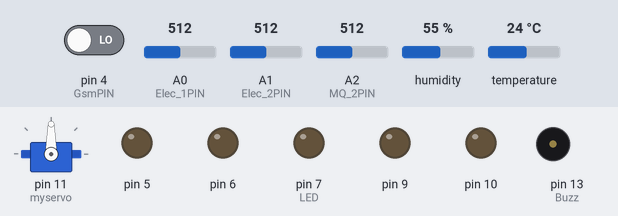
Simulated run of this sketch. Board: Arduino Uno, built with avr-gcc and run on an emulated ATmega328P. Shown: servo, output pins drawn as LEDs (lit = HIGH), buzzer (waves = sounding, pin HIGH). The inputs (shaded band) are chosen by the test bench; at power-on: humidity 55 %, A0 (Elec_1PIN) = 512, A1 (Elec_2PIN) = 512, A2 (MQ_2PIN) = 512, temperature 24 °C, pin 4 (GsmPIN) LOW. What the sketch prints to the serial monitor is not drawn.

Above: at 0.1 s.
At 2.2 s:
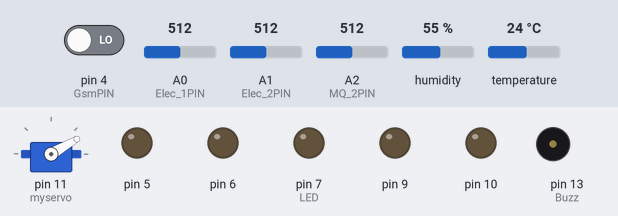
2.3 s: humidity set to 22 %
4.5 s: A0 (Elec_1PIN) set to 716
7.4 s: A1 (Elec_2PIN) set to 716
10.4 s: A2 (MQ_2PIN) set to 716
16.4 s: temperature set to 12 °C
At 61.7 s:
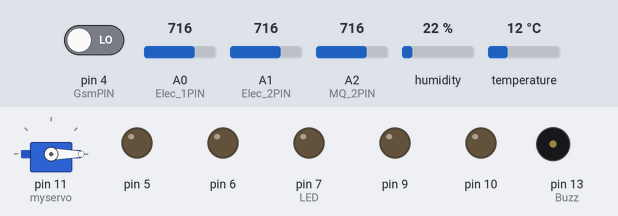
Timing chart, 0 to 63.9 s (numbered marks = the images above; inputs shaded):
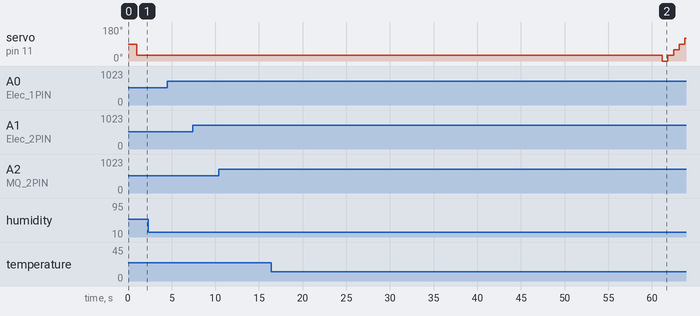

The sketch:

Uart.ino
```cpp
#include <MsTimer2.h> //定时器库的 头文件
#include <SoftwareSerial.h>
#include <dht11.h>          //引用dht11库文件，使得下面可以调用相关参数
#include <Servo.h>

#define uchar unsigned char
#define DHT11PIN A3        //定义温湿度针脚号为A3号引脚
#define MQ_2PIN A2         //定义MQ2的引脚为模拟引脚A2
#define Elec_2PIN A1       //定义组副电量的引脚为A1
#define Elec_1PIN A0       //定义组主电量的引脚为A0
#define GsmPIN 4           //定义报警引脚为4号数字引脚
#define Buzz 13
#define SEND_Message   "0011000D91688170387506F70008AA186CB36C605B669662667A80FD63A752365B9E9A8C5BA4FF01" //河池学院智能控制实验室
#define SEND_Message_1 "0011000D91688170387506F70008AA144E007EA78B6662A5FF0C53D173B0706B60C5FF01"//一级警报，发现火情！
#define ATDCall "ATD18078357607;\r\n"

dht11 DHT11;                    //实例化一个对象
Servo myservo;  //创建一个舵机控制对象
SoftwareSerial mySerial(2, 3);   //定义一个软串口 2RX 3TX


int Hum     = 0; //湿度
int Temp    = 0; //温度
int Val     = 0;
int Val_E   = 0;
int Val_E_1 = 0;
int LED     = 7;
int gsm     = 0;
int State   = 0;
int gsm_count = 0;
int flag = 0;
String comdata   = " ";     //串口上位机数据接收缓存区
char AT_CMHF[]   = "AT+CMGF=0";
char AT_CMGS[]   = "AT+CMGS=39";
char AT_CMGS_1[] = "AT+CMGS=35";
//char ATDCall[]   = "ATD18078357607;";


uchar Electricity[5]   = {0xff, 0x60, 0x22, 0x00, 0xff}; //主电量
uchar Electricity_1[5] = {0xff, 0x64, 0x22, 0x00, 0xff}; //副电量
uchar Humidity[5]      = {0xff, 0x61, 0x22, 0x00, 0xff}; //湿度
uchar Temperature[5]   = {0xff, 0x62, 0x22, 0x00, 0xff}; //温度
uchar Concentration[5] = {0xff, 0x63, 0x22, 0x00, 0xff}; //浓度
uchar Pictures[5]      = {0xff, 0x89, 0x06, 0x00, 0xff}; //抓取现场图像

//void Forward();
//void Back();
//void Stop();
//void Gsm_Pdu();
//void Serial_Receiving();


void setup() {
  // put your setup code here, to run once:
    mySerial.begin(115200);
    Serial.begin(9600);
    myservo.attach(11);  // 该舵机由arduino第11脚控制
    pinMode(LED, OUTPUT);
    pinMode(DHT11PIN, OUTPUT);    //定义DHT11D的输出口
    pinMode(9, OUTPUT);
    pinMode(10, OUTPUT);
    pinMode(5, OUTPUT);
    pinMode(6, OUTPUT);
    pinMode(Elec_2PIN, INPUT);
    pinMode(Elec_1PIN, INPUT);
    pinMode(GsmPIN, INPUT);
    pinMode(Buzz, OUTPUT);
    Init_Data();
    MsTimer2::set(1000, flash); //中断设置函数，每1000ms进入一次中断
    MsTimer2::start();//开始计时

}

void loop() {
  // put your main code here, to run repeatedly:
  //串口从上位机接收数据
  if(flag == 0)
  {
//     Forward();
      Stop(20);

//     Forward_count(13);
//      Stop(1);
//      Turn_right(9);
//      Stop(1);
//      Forward_count(13);
//      Stop(100);
      flag++;
  }
//  else
//   Stop(20);


       Serial_Receiving();
  //前进
      while (State == 8)
      {
        Forward();
        Serial_Receiving();
      }
      //后退
      while (State == 1)
      {
        Back();
        Serial_Receiving();
      }
      //停止
      while (State == 2)
      {
        Stop(10);
        Serial_Receiving();
      }

      if(State == 9)
        {
          Steering();
          State=0;
        }

 if(millis()>60000)
 {
  int Gsm_Vaule = digitalRead(GsmPIN);
  if (Gsm_Vaule == 0)
  {
    int ST = 0;
    if (gsm_count < 1)
    {
      delay(1);
//       Gsm_Pdu();
      gsm_count++;
    while (1)
        {
//    Serial.print("  GSM   ");
//    Serial.print(Gsm_Vaule);
//    Serial.print("  OVER  ");
          Stop(10);
          if(ST == 0)
          {
          Serial.write(Pictures,5);
          delay(1);
          Steering();
          ST =1;
          }
            //刷新传感器数据
          Dht11();
          MQ_2();
          Electricity_Display();
          Electricity_Display_1();

          if (Val>30 && Temp >30)
          {
          GPRS_Call();
// Serial.print("Call llllllllllllllllllllllll");
          }
        }


    }
  }
}

  if (Val>40 && Temp >30)
  {
    GPRS_Call();
//    Serial.print("Call llllllllllllllllllllllll");
  }

  //刷新传感器数据
  Dht11();
  MQ_2();
  Electricity_Display();
  Electricity_Display_1();


  /***************************测试程序****************************************************************************************/
  //测试软串口接收到的数据
  //      if(mySerial.available()>0)
  //     {
  //       Serial.print((char)mySerial.read());
  //     }

  // 蜂鸣器测试
  //  digitalWrite(Buzz, HIGH);
  //  delay(100);
  //  digitalWrite(Buzz, LOW);

  //  //一级报警
  //  int Gsm_Vaule = digitalRead(GsmPIN);
  ////  int Gsm_Vaule_1 = !Gsm_Vaule;
//    Serial.print("  GSM   ");
//    Serial.print(Gsm_Vaule);
//    Serial.print("  OVER  ");
  ////  Serial.print("  GSM_1   ");
  ////  Serial.print(Gsm_Vaule_1);
  ////  Serial.print("  OVER  ");
  //if(millis()>60000)
  // {  if (Gsm_Vaule == 0)
  //  { //Gsm_Pdu_Yiji();
  ////    Forward();
  //  digitalWrite(Buzz, HIGH);
  //  delay(100);
  //  digitalWrite(Buzz,  LOW);
  //  }
  // }
  //

  /**********2018年7月26日测试电机内容*****************/
  //      if (comdata[3] == 0x07) //判断按键
  //      Back();
  //      else
  //      Forward();

  /*********************************************************************************************************************************/

}

void Serial_Receiving()
{
  while (Serial.available() > 0)
  {
    comdata += char(Serial.read()); //一位一位的读取串口数据，串接到comedata
    delay(2);
  }
  State = comdata[3];
  Serial.print("  State  ");
  Serial.println(State);
   Serial.print("  OVER  ");
  comdata = ""; //数据清空，否则会影响下一次的数据
}

/************************************模块函数******************************************/

/***************************
   初始化
 ***************************/
void Init_Data()
{
  Stop(10);
  myservo.write(30); //初始化摄像头起始位置
  Serial.write(Temperature, 5);
  Serial.write(Humidity, 5);
  Serial.write(Electricity, 5);
  Serial.write(Electricity_1, 5);
  Serial.write(Concentration, 5);
}

/***************************
  串口发送数据到上位机
***************************/
void flash()
{
  Temperature[2] = Temp;   //温度
  Humidity[2] = Hum;
  Concentration[2] = Val;  //浓度
  Electricity[2] = Val_E;
  Electricity_1[2] = Val_E_1;
  delay(10);
  Serial.write(Temperature, 5);   //发送一帧温度数据
  Serial.write(Humidity, 5);      //发送一帧湿度数据
  Serial.write(Electricity, 5);   //发送一帧主电量数据
  Serial.write(Electricity_1, 5); //发送一帧副电量数据
  Serial.write(Concentration, 5); //发送一帧浓度数据
}

/*****************************
   MQ_2烟雾传感器
 *****************************/
void MQ_2()
{
  int val = analogRead(MQ_2PIN); //读取模拟脚的数据
  Val = (val / 10.24);
//    Serial.print("Val=");
//    Serial.println(Val, DEC); //输出十进制
  delay(100);
}

/*****************************
   DHT11温湿度
 *****************************/
void Dht11()
{
  int chk = DHT11.read(DHT11PIN);                 //将读取到的值赋给chk
  Temp = (float)DHT11.temperature;             //将温度值赋值给
  Hum  = (float)DHT11.humidity;                 //将湿度值赋给
//    Serial.print("Tempeature:");                        //打印出Tempeature:
//    Serial.println(Temp);                                     //打印温度结果
  //
  //  Serial.print("Humidity:");                            //打印出Humidity:
  //  Serial.print(Hum);                                     //打印出湿度结果
  //  Serial.println("%");                                  //打印出%
  //  delay(10);                                       //延时一段时间
}

/*****************************
  主电量显示
*****************************/
void Electricity_Display()
{
  float val   = analogRead(Elec_1PIN);
  float val1  = (val * 5.6 / 1023 + 1.2); //将15V电压转化为5V为基准电压
  Val_E = val1 / 5.6 * 100; //电量百分比
  //  Serial.print("模拟量:");
  //  Serial.print(val);
  //  Serial.print("\t");
  //  Serial.print("主电压:");
  //  Serial.print(val1);
  //  Serial.print("\t");
  //  Serial.print("电量百分比:");
  //  Serial.println(Val_E);
  //  delay(1000);
}

/*****************************
  副电量显示
*****************************/
void Electricity_Display_1()
{
  float val_1   = analogRead(A1);
  float val1_1  = (val_1 * 5 / 1023 + 0.8); ////将10V电压转化为5V为基准电压
  Val_E_1 = val1_1 / 5 * 100; //电量百分比
  //  Serial.print(" 模拟量: ");
  //  Serial.print(val_1);
  //  Serial.print("\t");
  //  Serial.print(" 副电压: ");
  //  Serial.print(val1_1);
  //  Serial.print("\t");
  //  Serial.print(" 电量百分比: ");
  //  Serial.println(Val_E_1);
  //  delay(1000);
}

/****************************
   GSM短信模块
 ****************************/
void Gsm_Pdu(void)
{
  mySerial.print("\r");
  delay(1000);
  mySerial.println(AT_CMHF);
  delay(500);
  mySerial.println(AT_CMGS_1);
  delay(1000);
  mySerial.print(SEND_Message_1); //发送内容：河池学院智能控制实验室
  delay(1000);
  mySerial.write(0x1A); //或者 Serial.print("\x01A");
  delay(100);
}

/****************************
   电话呼叫
 ****************************/
void GPRS_Call(void)
{
  mySerial.println(ATDCall);
  delay(2000);
}

/**********************************************
  摄像头转向角度
**********************************************/
void Steering()
{
      myservo.write(0); // 指定舵机转向的角度
      delay(650);// 等待15ms让舵机到达指定位置
      myservo.write(30); // 指定舵机转向的角度
      delay(650);// 等待15ms让舵机到达指定位置
      myservo.write(60); // 指定舵机转向的角度
      delay(650);// 等待15ms让舵机到达指定位置
      myservo.write(90); // 指定舵机转向的角度
      delay(650);// 等待15ms让舵机到达指定位置
      myservo.write(120); // 指定舵机转向的角度
      delay(650);// 等待15ms让舵机到达指定位置
      myservo.write(150); // 指定舵机转向的角度
      delay(800);// 等待15ms让舵机到达指定位置
      myservo.write(180); // 指定舵机转向的角度
      delay(1000); // 等待15ms让舵机到达指定位置
      myservo.write(30); // 指定舵机转向的角度
      delay(650); // 等待15ms让舵机到达指定位置
}

/***********************************电机驱动**************************/

/*****************************
   前进
 *****************************/
void Forward()
{
  digitalWrite(9, HIGH);
  digitalWrite(10, LOW);
  digitalWrite(5, HIGH);
  digitalWrite(6, LOW);
  delay(100);

}

/*****************************
   后退
 *****************************/
void Back()
{
  //左轮
  digitalWrite(9, LOW);
  digitalWrite(10, HIGH);
  //右轮
  digitalWrite(5, LOW);
  digitalWrite(6, HIGH);
  delay(100);
  //  digitalWrite(9, LOW);
  //  digitalWrite(5, LOW);
  //  digitalWrite(6, HIGH);
  //  digitalWrite(10,HIGH);
  //  delay(300);
  //  digitalWrite(9, LOW);
  //  digitalWrite(5, LOW);
  //  digitalWrite(6, LOW);
  //  digitalWrite(10,LOW);
  //  delay(700);
}

/*****************************
   停止
 *****************************/
void Stop(int s2)
{
  while (s2--) {
    digitalWrite(9, LOW);
    digitalWrite(10, LOW);
    digitalWrite(5, LOW);
    digitalWrite(6, LOW);
    delay(100);
  }
}
//

void Turn_right(int s)
{
  while (s--) {
    digitalWrite(5, HIGH);
    digitalWrite(6, LOW);
    digitalWrite(9, LOW);
    digitalWrite(10, LOW);
    delay(100);
    //  digitalWrite(9, LOW);
    //  digitalWrite(10, LOW);
    //  digitalWrite(5, LOW);
    //  digitalWrite(6, LOW);
    //  delay(10);

  }
}

void Forward_count(int s1)
{
  while (s1--)
  {
    digitalWrite(9, HIGH);
    digitalWrite(10, LOW);
    digitalWrite(5, HIGH);
    digitalWrite(6, LOW);
    delay(100);
  }
}
```

Measured:
- after the input at 2.3 s, every drawn part: stays the same
- after the input at 4.5 s, every drawn part: stays the same
- after the input at 7.4 s, every drawn part: stays the same
- after the input at 10.4 s, every drawn part: stays the same
